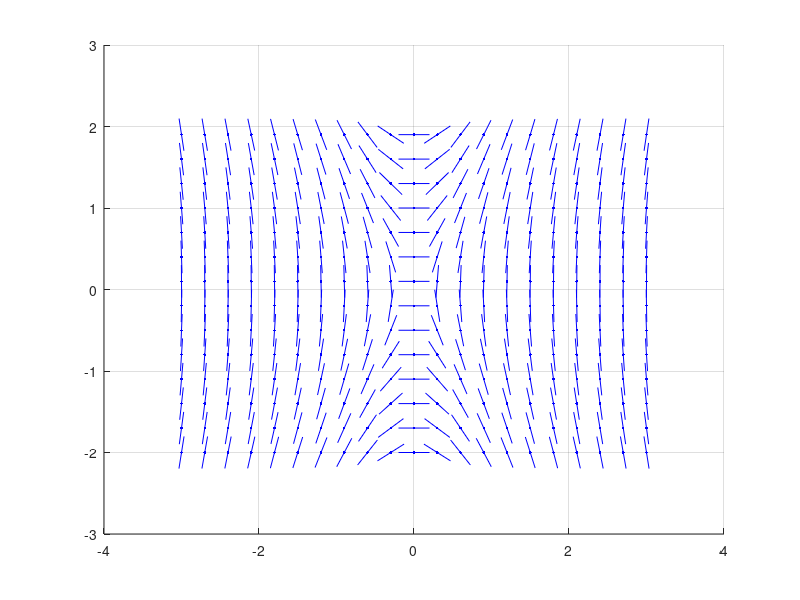

Here is the MATLAB script that generated this plot:
function Task1
    % Ограниченията от задачата. х е между -3 и 3 като стъпката с която ще
    % се мени е 0.3. За у е еквивалентно.
    x = -3:0.3:3;
    y = -2:0.3:2;
    delta = 0.2;
    hold on;
    axis([-4,4,-3,3]);
    grid on;
    
    % След като сме задали ограниченията на задачата и сме начертали
    % квадрата ще начертаем полето от прави за даденото ни уравнение.
    for k=1:length(x)
        for m=1:length(y)
            eps = delta/sqrt(1+f(x(k), y(m))^2);
            plot([x(k)-eps, x(k)+eps],[y(m)-eps*f(x(k), y(m)), y(m)+eps*f(x(k), y(m))], 'b');
            plot(x(k), y(m), 'b.');
        end
    end
    
    % След като полето от прави е начертано, следващата стъпка е да вземем
    % х0 и у0 с клик и да начертаем приближението на функцията минаващо
    % през точката (х0, у0)
    [x0, y0] = ginput(1);
    plot(x0, y0, 'g*');
    
    % -y^2/2 + 4*x^2 = 2*C
    C = (4*x0^2 - y0^2 ) / 2; 
    
    if (C < 0)
        % Чертаем нормално приближение, което минава през точка (х0, у0)
        [X, Y]=ode45(@f, [x0, -3], y0);
        [X1, Y1]=ode45(@f, [x0, 3], y0);
        plot(X, Y, 'r');
        plot(X1, Y1, 'r');
    elseif(C > 0)
        % В този случай трябва да се начертае само 1 част от графиката, тъй
        % като за всеки х има по два у-ка.
        if(x0 < 0)
            % Ако y = 0 => x^2 = (2*C) / 4 => 
            % x = sqrt( (2*C) / 4).
            % Тъй като сме в случаят, когато С < 0, то ползваме функцията
            % abs(), която връша числото по модул, преди да извършим
            % коренуването. След това ползваме функцията ode45, за да
            % начертаем графиката на приближеното решение с х между -3 и
            % сметнатият х при у = 0; В този случай сме при х0 < 0 =>
            % получената нова граница трябва да е с минус.
            right_x = sqrt(abs(2*C / 4));
            [X, Y]=ode45(@f, [x0, -3], y0);
            [X1, Y1]=ode45(@f, [x0, -right_x], y0);
            plot(X, Y, 'r');
            plot(X1, Y1, 'r');
        elseif(x0 > 0)
            % Аналогично на горния случай, просто липсва минус на пред
            % новият х.
            left_x = sqrt(abs(2*C / 4));
            [X, Y]=ode45(@f, [x0, 3], y0);
            [X1, Y1]=ode45(@f, [x0, left_x], y0);
            plot(X, Y, 'r');
            plot(X1, Y1, 'r');  
        end
    end
    
    function z = f(x,y)
        z = 4*x/y;
    end

end
